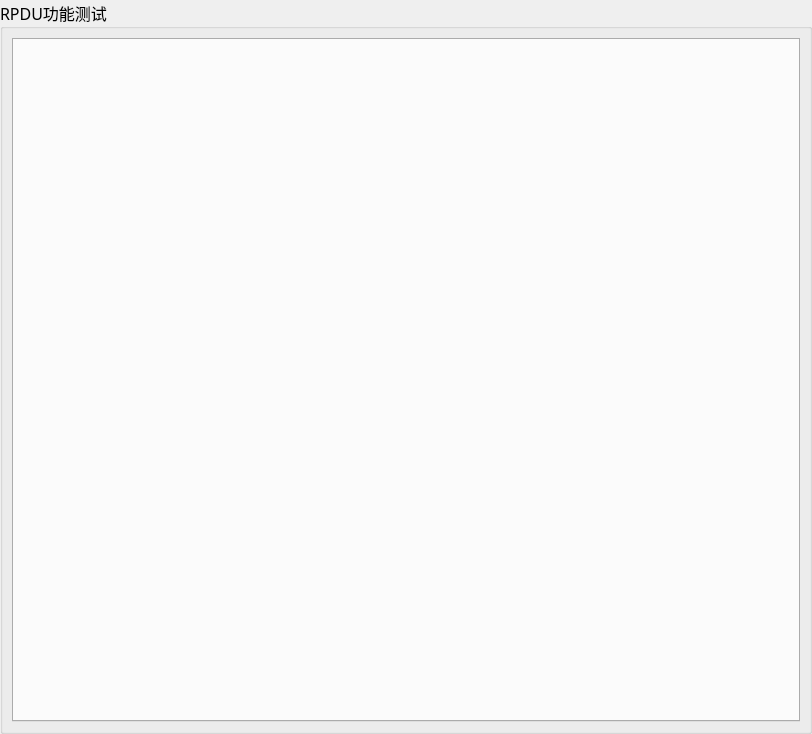
<?xml version="1.0" encoding="UTF-8"?>
<ui version="4.0">
 <class>RSet_MainWid</class>
 <widget class="QWidget" name="RSet_MainWid">
  <property name="geometry">
   <rect>
    <x>0</x>
    <y>0</y>
    <width>812</width>
    <height>734</height>
   </rect>
  </property>
  <property name="font">
   <font>
    <family>微软雅黑</family>
    <pointsize>12</pointsize>
   </font>
  </property>
  <property name="windowTitle">
   <string>Form</string>
  </property>
  <layout class="QGridLayout" name="gridLayout">
   <property name="leftMargin">
    <number>0</number>
   </property>
   <property name="topMargin">
    <number>0</number>
   </property>
   <property name="rightMargin">
    <number>0</number>
   </property>
   <property name="bottomMargin">
    <number>0</number>
   </property>
   <property name="spacing">
    <number>0</number>
   </property>
   <item row="0" column="0">
    <widget class="QGroupBox" name="groupBox">
     <property name="font">
      <font>
       <family>微软雅黑</family>
       <pointsize>12</pointsize>
       <weight>50</weight>
       <bold>false</bold>
      </font>
     </property>
     <property name="title">
      <string>RPDU功能测试</string>
     </property>
     <layout class="QGridLayout" name="gridLayout_2">
      <property name="leftMargin">
       <number>9</number>
      </property>
      <item row="0" column="0">
       <widget class="QTabWidget" name="tabWidget">
        <property name="currentIndex">
         <number>-1</number>
        </property>
       </widget>
      </item>
     </layout>
    </widget>
   </item>
  </layout>
 </widget>
 <resources/>
 <connections/>
</ui>
